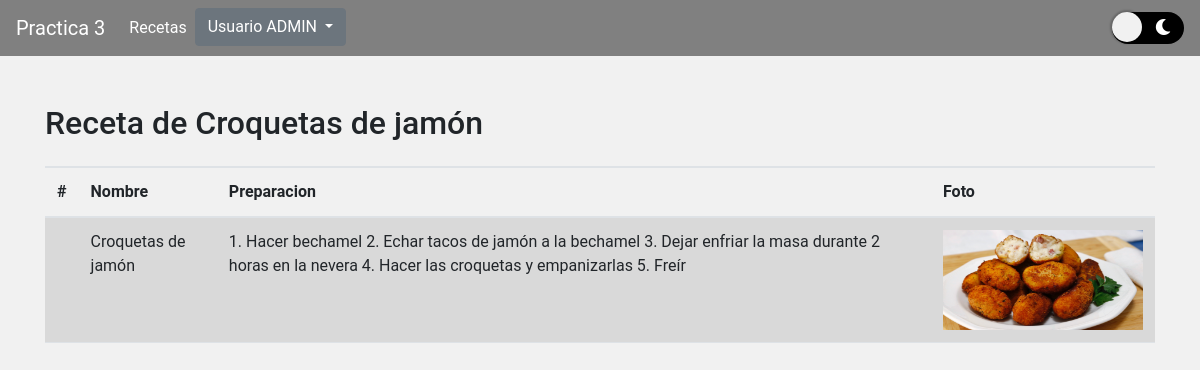
/busqueda/receta/12/ (signed in), run on the app's committed database.
### recetas/models.py (models this page shows, shortened)
class Receta(models.Model):
  nombre       = models.CharField(max_length=200)
  preparación  = models.TextField(max_length=5000)
  foto         = models.FileField(upload_to='media/fotos')
  foto2 = models.FileField(upload_to='media/fotos')
  ...

### recetas/views.py (the view)
# urls.py: path('busqueda/receta/<int:receta_id>/', views.receta, name='receta'),
def receta(request, receta_id):
    receta = Receta.objects.get(pk=receta_id)
    context = {'receta': receta}
    return render(request,'receta.html', context)

### recetas/templates/receta.html
{% extends "index.html" %}
{% block content %}
{% if user.is_authenticated %}
<div class="pt-5 pb-3 border-bottom">
  <h1 class="h2">Receta de {{receta.nombre}}</h1>
</div>
<table class="table table-striped" id='table_recetas'>
    <thead>
        <tr>
            <th scope="col">#</th>
            <th scope="col">Nombre</th>
            <th scope="col">Preparacion</th>
            <th scope="col">Foto</th>
        </tr>
        </thead>
        <tbody>
        <tr>
            <th scope="row"></th>
            <td id='nombre'>{{ receta.nombre }}</td>
            <td id='preparacion'>{{ receta.preparación }}</td>
            <td><img class='image' style="width: 200px; height: 100px;" src="/media/{{receta.foto}}"/></td>
        </tr>
        </tbody>
</table>
{% else %}
<div style='margin-top:80px; margin-left:100px; color:red'>
    <h1 >Necesitas autenticarte para ver los detalles de la receta</h1>
</div>
{% endif %}
{% endblock content %}

### recetas/templates/index.html (shortened to what this page needs)
<!DOCTYPE html>
<html>
<head>
  <link href="https://cdn.jsdelivr.net/npm/bootstrap@5.2.2/dist/css/bootstrap.min.css" rel="stylesheet">
  <link rel="stylesheet" href="https://cdn.jsdelivr.net/npm/bootstrap@4.5.3/dist/css/bootstrap.min.css">
  <link rel="stylesheet" href="https://use.fontawesome.com/releases/v5.3.1/css/all.css">
  {% load static %}
  <link rel='stylesheet' href="{% static 'estilos.css' %}">
<body>
    <nav class="navbar navbar-expand-lg navbar-light">
        <a class="navbar-brand" style='color:white' href="/">Practica 3</a>
        <div class="collapse navbar-collapse" id="navbarTogglerDemo02">
          <ul class="navbar-nav mr-auto mt-2 mt-lg-0">
            <li class="nav-item active">
              <a class="nav-link" style='color:white' href="/busqueda">Recetas<span class="sr-only">(current)</span></a>
            </li>
            <div class="dropdown">
              <button class="btn btn-secondary dropdown-toggle" type="button" id="dropdownMenuButton1" data-bs-toggle="dropdown" aria-expanded="false">
                Usuario {{user.username | upper}}
              </button>
            </div>
          </ul>
          <div class="nav-item ">
            <button class='switch' id='switch'>
                <span><i class='fas fa-sun'></i></span>
                <span><i class='fas fa-moon'></i></spam>
            </button>
          </div>
        </div>
    </nav>
      <div class="container">
        {%block content%}{% endblock content %}
      </div>
  </body>

### recetas/static/estilos.css (style rules this page uses)
body { background: #f1f1f1; font-family: "Roboto", sans-serif; transition: 0.3s ease all; }
nav { background-color: gray; }
.switch { background: black; border-radius: 1000px; position: relative; border: none; cursor: pointer; display: flex; outline: none; }
.switch::after { content: ""; display: block; width: 30px; height: 30px; position: absolute; background: #F1F1F1; top: 0; left: 0; right: unset; border-radius: 100px; transition: 0.3s ease all; box-shadow: 0px 0px 2px 2px rgba(0, 0, 0, 0.2); }
.switch span { width: 30px; height: 30px; line-height: 30px; display: block; background: none; color: #fff; }
.dropdown { position: relative; display: inline-block; }

### data on the page
Receta: nombre "Croquetas de jamón", preparación "1. Hacer bechamel 2. Echar tacos de jamón a la bechamel 3. Dejar enfriar la masa durante 2 horas en la nevera 4. Hacer las croquetas y empanizarlas 5. Freír", foto (picture)

### other printed values
{{ user.username | upper }} "ADMIN"
